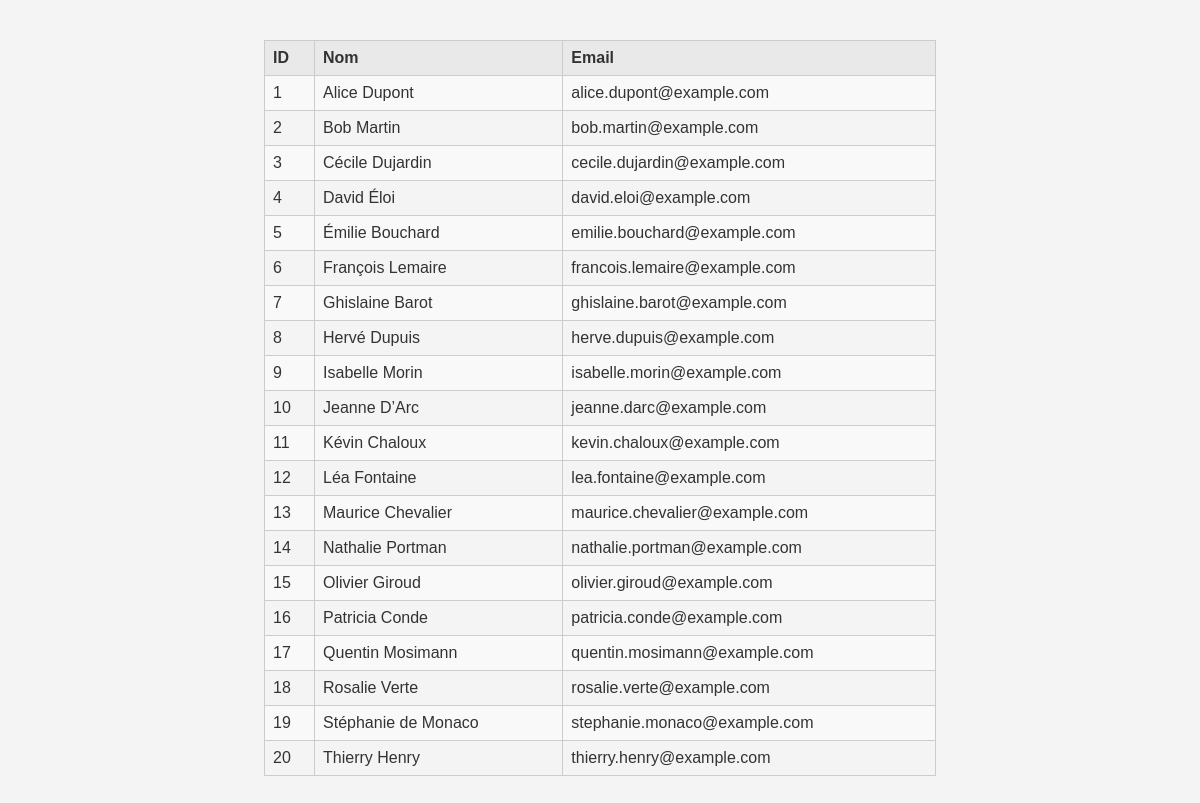
The app's page /exo7/index.php with its own data.
### tables this page shows
CREATE TABLE IF NOT EXISTS users (
    id INT AUTO_INCREMENT PRIMARY KEY,
    nom VARCHAR(100) NOT NULL,
    email VARCHAR(100) NOT NULL
);

### exo7/index.php (the view, shortened to what this page needs)
<!DOCTYPE html>
<html lang="fr">
<head>
    <link rel="stylesheet" href="style.css">
</head>
<body>
<?php
$host = "localhost";
$username = "root";
$password = "";
$dbname = "exo7";
$conn = new mysqli($host, $username, $password, $dbname);
$sql = "SELECT id, nom, email FROM users";
$result = $conn->query($sql);
if ($result->num_rows > 0) {
    echo "<table><tr><th>ID</th><th>Nom</th><th>Email</th></tr>";
    while($row = $result->fetch_assoc()) {
        echo "<tr><td>" . $row["id"] . "</td><td>" . $row["nom"] . "</td><td>" . $row["email"] . "</td></tr>";
    }
    echo "</table>";
} else {
    echo "0 résultats";
}
?>
</body>
</html>

### exo7/style.css (style rules this page uses)
body { font-family: Arial, sans-serif; background-color: #f4f4f4; margin: 40px; }
table { width: 60%; margin: 20px auto; border-collapse: collapse; }
th, td { border: 1px solid #ccc; padding: 8px; text-align: left; color: #333; }
th { background-color: #e9e9e9; }
tr:nth-child(even) { background-color: #f9f9f9; }

### records on screen
users: id "1", nom "Alice Dupont", email "alice.dupont@example.com"
users: id "2", nom "Bob Martin", email "bob.martin@example.com"
users: id "3", nom "Cécile Dujardin", email "cecile.dujardin@example.com"
users: id "4", nom "David Éloi", email "david.eloi@example.com"
users: id "5", nom "Émilie Bouchard", email "emilie.bouchard@example.com"
users: id "6", nom "François Lemaire", email "francois.lemaire@example.com"
users: id "7", nom "Ghislaine Barot", email "ghislaine.barot@example.com"
users: id "8", nom "Hervé Dupuis", email "herve.dupuis@example.com"
users: id "9", nom "Isabelle Morin", email "isabelle.morin@example.com"
users: id "10", nom "Jeanne D’Arc", email "jeanne.darc@example.com"
users: id "11", nom "Kévin Chaloux", email "kevin.chaloux@example.com"
users: id "12", nom "Léa Fontaine", email "lea.fontaine@example.com"
users: id "13", nom "Maurice Chevalier", email "maurice.chevalier@example.com"
users: id "14", nom "Nathalie Portman", email "nathalie.portman@example.com"
users: id "15", nom "Olivier Giroud", email "olivier.giroud@example.com"
users: id "16", nom "Patricia Conde", email "patricia.conde@example.com"
users: id "17", nom "Quentin Mosimann", email "quentin.mosimann@example.com"
users: id "18", nom "Rosalie Verte", email "rosalie.verte@example.com"
users: id "19", nom "Stéphanie de Monaco", email "stephanie.monaco@example.com"
users: id "20", nom "Thierry Henry", email "thierry.henry@example.com"
